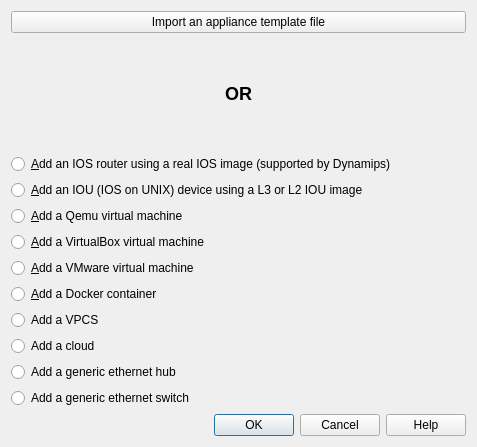
<?xml version="1.0" encoding="UTF-8"?>
<ui version="4.0">
 <class>NewApplianceDialog</class>
 <widget class="QDialog" name="NewApplianceDialog">
  <property name="windowModality">
   <enum>Qt::ApplicationModal</enum>
  </property>
  <property name="geometry">
   <rect>
    <x>0</x>
    <y>0</y>
    <width>477</width>
    <height>447</height>
   </rect>
  </property>
  <property name="sizePolicy">
   <sizepolicy hsizetype="MinimumExpanding" vsizetype="MinimumExpanding">
    <horstretch>0</horstretch>
    <verstretch>0</verstretch>
   </sizepolicy>
  </property>
  <property name="windowTitle">
   <string>New appliance template</string>
  </property>
  <property name="styleSheet">
   <string notr="true">
QWidget {
    background-color: #fae8b7;
    color: #586e75;
}

QToolBar {
    border:0px;
}

QGraphicsView, QTextEdit, QPlainTextEdit, QTreeWidget, QListWidget, QLineEdit, QSpinBox, QComboBox {
    background-color: #fdf6e3;
}

QLabel, QMenu, QStatusBar {
  color: #586e75;
}

QMenuBar::item {
    background-color: #fae8b7;
}

QMenu::item:selected {
    color: #f2f2f2;
    background-color: #383838;
}

QToolButton:hover {
    background-color: #383838;
}

QGroupBox {
    color: #586e75;
    font: bold 12px;
    padding: 15px;
    border-style: none;
}

QAbstractScrollArea::corner {
    background: #fae8b7;
}

QScrollBar::add-page:horizontal, QScrollBar::sub-page:horizontal, QScrollBar::add-page:vertical, QScrollBar::sub-page:vertical {
  background: none;
}

QComboBox {
    selection-color: #f2f2f2;
    selection-background-color: #fae8b7;
}

QComboBox QAbstractItemView {
    background-color: #fdf6e3;
}

QDockWidget, QMenuBar, QPushButton, QToolButton, QTabWidget, QHeaderView::section {
    color: #586e75;
    font: bold 11px;
}

QTabBar {
    color: #586e75;
}

QRadioButton, QCheckBox {
  color: #586e75;
}

QRadioButton::disabled, QCheckBox::disabled {
  color: gray;
}
// bg-color=#fdf6e3
// fg-color=#586e75
// tool-bar=#fae8b7
// selection-bg=#383838 
// selection-fg=#f2f2f2
 </string>
  </property>
  <property name="modal">
   <bool>true</bool>
  </property>
  <layout class="QVBoxLayout" name="verticalLayout">
   <item>
    <widget class="QPushButton" name="uiImportApplianceTemplatePushButton">
     <property name="text">
      <string>Import an appliance template file</string>
     </property>
    </widget>
   </item>
   <item>
    <widget class="QLabel" name="label">
     <property name="text">
      <string>&lt;html&gt;&lt;head/&gt;&lt;body&gt;&lt;p align=&quot;center&quot;&gt;&lt;span style=&quot; font-size:x-large; font-weight:600;&quot;&gt;OR&lt;/span&gt;&lt;/p&gt;&lt;/body&gt;&lt;/html&gt;</string>
     </property>
    </widget>
   </item>
   <item>
    <widget class="QRadioButton" name="uiAddIOSRouterRadioButton">
     <property name="text">
      <string>&amp;Add an IOS router using a real IOS image (supported by Dynamips)</string>
     </property>
    </widget>
   </item>
   <item>
    <widget class="QRadioButton" name="uiAddIOUDeviceRadioButton">
     <property name="text">
      <string>&amp;Add an IOU (IOS on UNIX) device using a L3 or L2 IOU image</string>
     </property>
    </widget>
   </item>
   <item>
    <widget class="QRadioButton" name="uiAddQemuVMRadioButton">
     <property name="text">
      <string>&amp;Add a Qemu virtual machine</string>
     </property>
    </widget>
   </item>
   <item>
    <widget class="QRadioButton" name="uiAddVirtualBoxVMRadioButton">
     <property name="text">
      <string>&amp;Add a VirtualBox virtual machine</string>
     </property>
    </widget>
   </item>
   <item>
    <widget class="QRadioButton" name="uiAddVMwareVMRadioButton">
     <property name="text">
      <string>&amp;Add a VMware virtual machine</string>
     </property>
    </widget>
   </item>
   <item>
    <widget class="QRadioButton" name="uiAddDockerVMRadioButton">
     <property name="text">
      <string>&amp;Add a Docker container</string>
     </property>
    </widget>
   </item>
   <item>
    <widget class="QRadioButton" name="uiAddVPCSRadioButton">
     <property name="text">
      <string>Add a VPCS</string>
     </property>
    </widget>
   </item>
   <item>
    <widget class="QRadioButton" name="uiAddCloudRadioButton">
     <property name="text">
      <string>Add a cloud</string>
     </property>
    </widget>
   </item>
   <item>
    <widget class="QRadioButton" name="uiAddEthernetHubRadioButton">
     <property name="text">
      <string>Add a generic ethernet hub</string>
     </property>
    </widget>
   </item>
   <item>
    <widget class="QRadioButton" name="uiAddEthernetSwitchRadioButton">
     <property name="text">
      <string>Add a generic ethernet switch</string>
     </property>
    </widget>
   </item>
   <item>
    <layout class="QHBoxLayout" name="horizontalLayout">
     <property name="spacing">
      <number>20</number>
     </property>
     <item>
      <spacer name="horizontalSpacer">
       <property name="orientation">
        <enum>Qt::Horizontal</enum>
       </property>
       <property name="sizeHint" stdset="0">
        <size>
         <width>40</width>
         <height>20</height>
        </size>
       </property>
      </spacer>
     </item>
     <item>
      <widget class="QDialogButtonBox" name="uiButtonBox">
       <property name="orientation">
        <enum>Qt::Horizontal</enum>
       </property>
       <property name="standardButtons">
        <set>QDialogButtonBox::Cancel|QDialogButtonBox::Help|QDialogButtonBox::Ok</set>
       </property>
      </widget>
     </item>
    </layout>
   </item>
  </layout>
 </widget>
 <resources>
  <include location="../../resources/resources.qrc"/>
 </resources>
 <connections/>
</ui>
